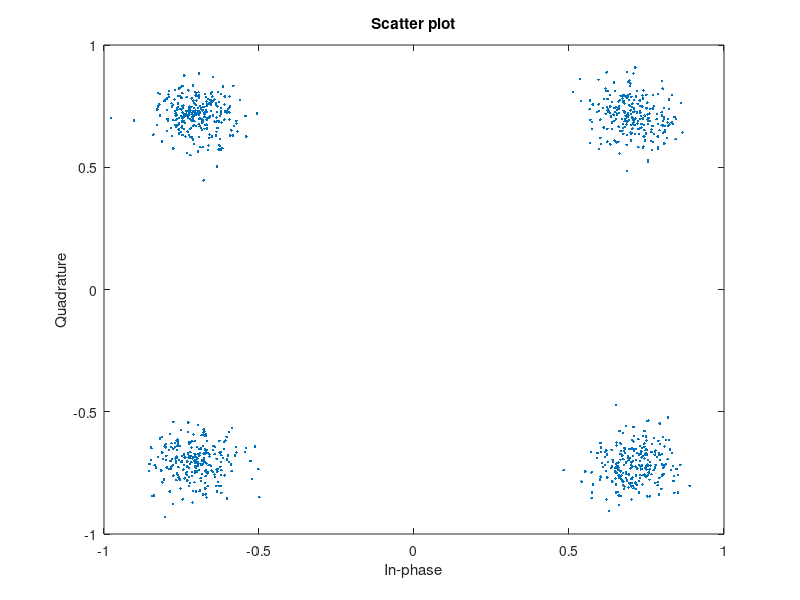

The MATLAB script that drew this image:
%% Matlab example of pskmod usage
M = 4;
data = randi([0 M-1], 1000, 1);
txsig = pskmod(data,M,pi/M);
rxsig = awgn(txsig,20);
scatterplot(rxsig);